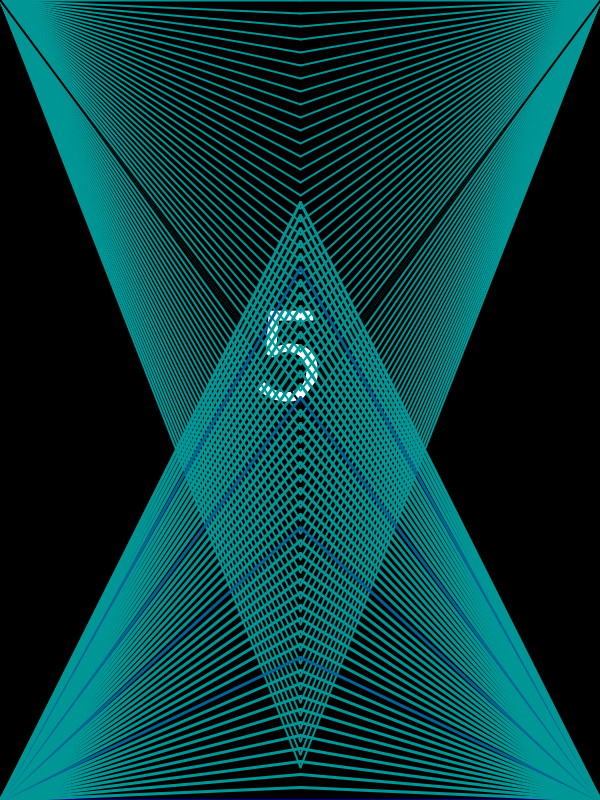
Frame 1 (no input)
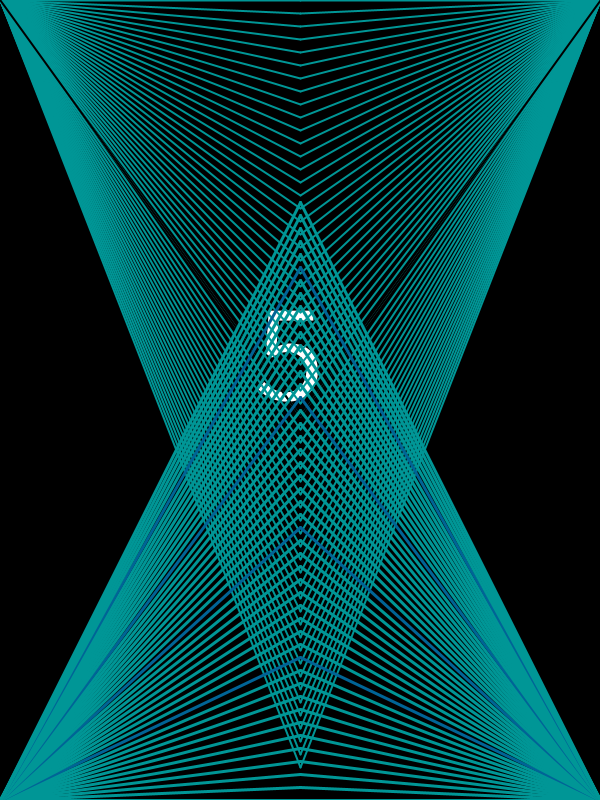
Frame 60 (the mouse pressed at the canvas centre just before this capture)
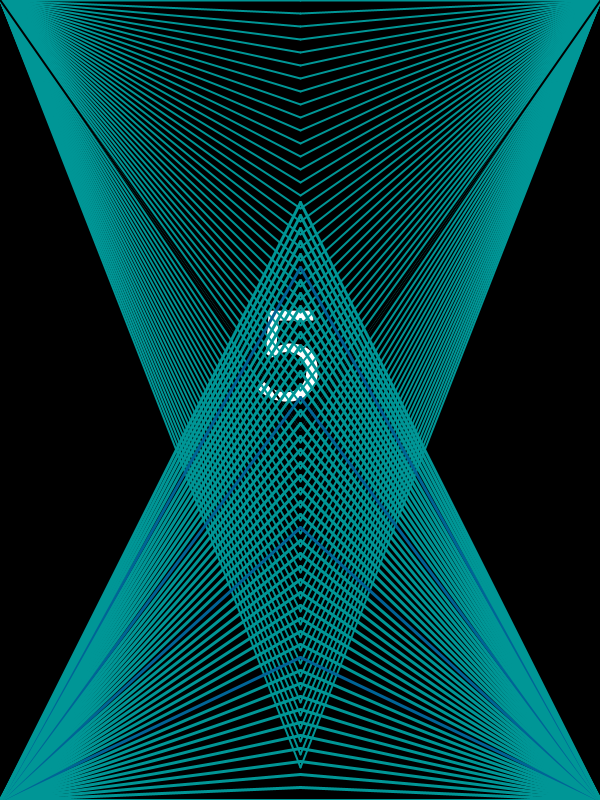
Frame 120 (the mouse held since frame 60 and released just before this capture)

The Processing sketch that drew these frames (run headless with seeded random() and noise(); from frame 60 on, the mouse is pressed at the canvas centre):

// Processing sketch: horlogeesd2
// ── horlogeesd2.pde
int min;

void setup(){
   size(600,800);
  smooth(4);
   background(0);
  }
  
  
  
void draw() {
  background(0);
  
strokeWeight(2);
  int s = second();  // Values from 0 - 59
  int m = minute();  // Values from 0 - 59
int h = hour();    // Values from 0 - 23

  
  textSize(140);
  if(h>9){
  text(h,(width/2)-90,height/2);}
  if (h<10){
    text(h,(width/2)-45,height/2);}
  //line(s, 0, s, 33);
  //line(m, 33, m, 66);
  //line(h, 66, h, 100);
 float update=map (m,0,59,0,255);
  stroke(0,150,150);
 for(int i=0;i<60;i++){
   
   line(0,0,width/2,i*(height/60));
   line(width/2,i*(height/60),width,0);
   
}
strokeWeight(2);
stroke(0);

   
   line(0,0,width/2,(s+1)*(height/60));
   line(width/2,(s+1)*(height/60),width,0);
   



strokeWeight(3);
  for(int i=0; i<m; i++){
    stroke(0,min,150);
    line(0,height, width/2,height-i*(height/60));
  line(width/2,height-i*(height/60), width,height); 
  if(i==10 ||  i==20 || i==30||i==40||i==50){
    min=100;}
    else{min=150;}
}
    
    
  
  
  
}
